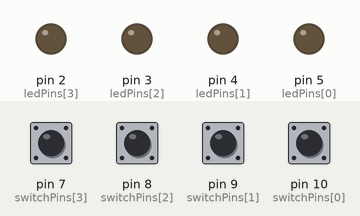
Simulated run of this sketch. Board: Arduino Uno, built with avr-gcc and run on an emulated ATmega328P. On the bench: output pins drawn as LEDs (lit = HIGH). Inputs (shaded band) come from the test bench; at power-on: pin 7 (switchPins[3]), pin 8 (switchPins[2]), pin 9 (switchPins[1]), pin 10 (switchPins[0]) HIGH.

Above: at 1.2 s.
1.3 s: pin 7 (switchPins[3]) pulled LOW for 0.15 s
At 1.8 s:
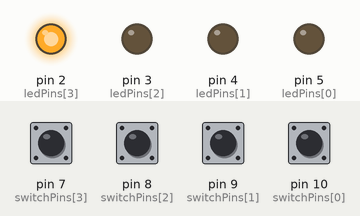
2.9 s: pin 8 (switchPins[2]) pulled LOW for 0.15 s
At 4.1 s:
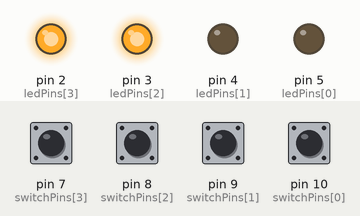
4.5 s: pin 9 (switchPins[1]) pulled LOW for 0.15 s
At 5.5 s:
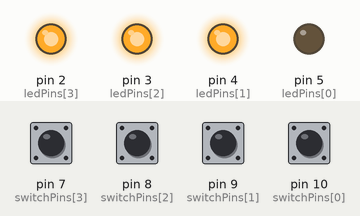
6.1 s: pin 10 (switchPins[0]) pulled LOW for 0.15 s
At 6.17 s:
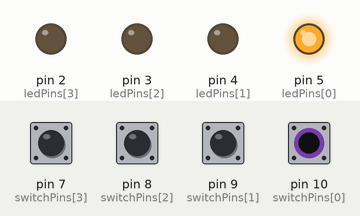
7.7 s: pin 7 (switchPins[3]) driven LOW and pin 8 (switchPins[2]) driven LOW
At 8.9 s:
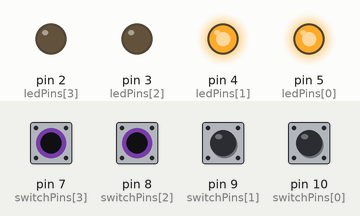
9.2 s: pin 8 (switchPins[2]) driven HIGH
At 10.3 s:
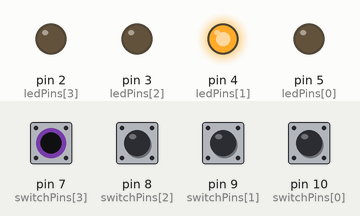
Timing chart, 0 to 11.7 s (numbered marks = the images above; inputs shaded):
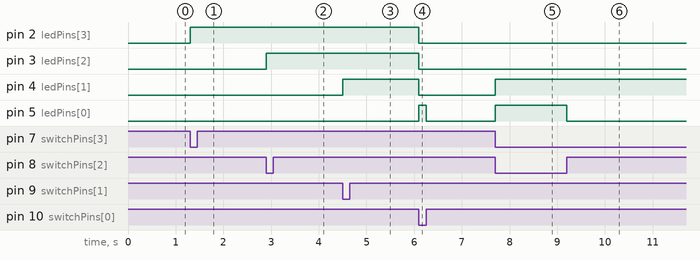

Measured:
- after the input at 1.3 s, pin 2 (ledPins[3]): LOW → HIGH at once
- after the input at 2.9 s, pin 3 (ledPins[2]): LOW → HIGH at once
- after the input at 4.5 s, pin 4 (ledPins[1]): LOW → HIGH at once
- after the input at 6.1 s, pin 2 (ledPins[3]), pin 3 (ledPins[2]), pin 4 (ledPins[1]): HIGH → LOW at once; pin 5 (ledPins[0]): LOW → HIGH at once, → LOW 0.15 s later
- after the input at 7.7 s, pin 4 (ledPins[1]), pin 5 (ledPins[0]): LOW → HIGH at once
- after the input at 9.2 s, pin 5 (ledPins[0]): HIGH → LOW at once

The sketch:

Code.ino
```cpp
#include <Arduino.h>

// Define pin numbers for switches and LEDs
const int switchPins[] = {10, 9, 8, 7}; // Switches connected to pins 10, 9, 8, 7
const int ledPins[] = {5, 4, 3, 2}; // LEDs connected to pins 5, 4, 3, 2

// Array to track the state of each switch
bool switchState[4] = {false, false, false, false};
// Array to track which LED is currently assigned to a switch
int ledAssignment[4] = {-1, -1, -1, -1};
// Flag to indicate if initial startup behavior is complete
bool startupComplete = false;

void setup() {
    // Configure switch pins as input with pull-up resistors
    for (int i = 0; i < 4; i++) {
        pinMode(switchPins[i], INPUT_PULLUP);
    }

    // Configure LED pins as output
    for (int i = 0; i < 4; i++) {
        pinMode(ledPins[i], OUTPUT);
        digitalWrite(ledPins[i], LOW); // Ensure LEDs are off initially
    }
}

void loop() {
    if (!startupComplete) {
        startupComplete = checkStartup();
        return;
    }

    for (int i = 0; i < 4; i++) {
        // Read the state of each switch (LOW means pressed because of pull-up)
        bool currentState = !digitalRead(switchPins[i]);

        if (currentState && !switchState[i]) {
            // If the switch is toggled ON
            assignLED(i);
            switchState[i] = true;
        } else if (!currentState && switchState[i]) {
            // If the switch is toggled OFF
            unassignLED(i);
            switchState[i] = false;
        }
    }
}

bool checkStartup() {
    static bool allSwitchesOn[4] = {false, false, false, false};

    for (int i = 0; i < 4; i++) {
        bool currentState = !digitalRead(switchPins[i]);

        if (currentState && !allSwitchesOn[i]) {
            // Turn on LED corresponding to switch index
            digitalWrite(ledPins[i], HIGH);
            allSwitchesOn[i] = true;
        }
    }

    // Check if all switches have been toggled ON at least once
    for (int i = 0; i < 4; i++) {
        if (!allSwitchesOn[i]) {
            return false;
        }
    }

    // Turn off all LEDs after initial startup
    for (int i = 0; i < 4; i++) {
        digitalWrite(ledPins[i], LOW);
    }

    return true;
}

void assignLED(int switchIndex) {
    // Find the next available LED slot
    for (int i = 0; i < 4; i++) {
        if (ledAssignment[i] == -1) {
            // Assign the LED to this switch
            ledAssignment[i] = switchIndex;
            updateLEDs();
            return;
        }
    }
}

void unassignLED(int switchIndex) {
    // Find and unassign the LED corresponding to this switch
    for (int i = 0; i < 4; i++) {
        if (ledAssignment[i] == switchIndex) {
            ledAssignment[i] = -1;
            updateLEDs();
            return;
        }
    }
}

void updateLEDs() {
    // Turn off all LEDs
    for (int i = 0; i < 4; i++) {
        digitalWrite(ledPins[i], LOW);
    }

    // Turn on LEDs based on the order of assignments
    for (int i = 0; i < 4; i++) {
        if (ledAssignment[i] != -1) {
            digitalWrite(ledPins[i], HIGH);
        }
    }
}
```
